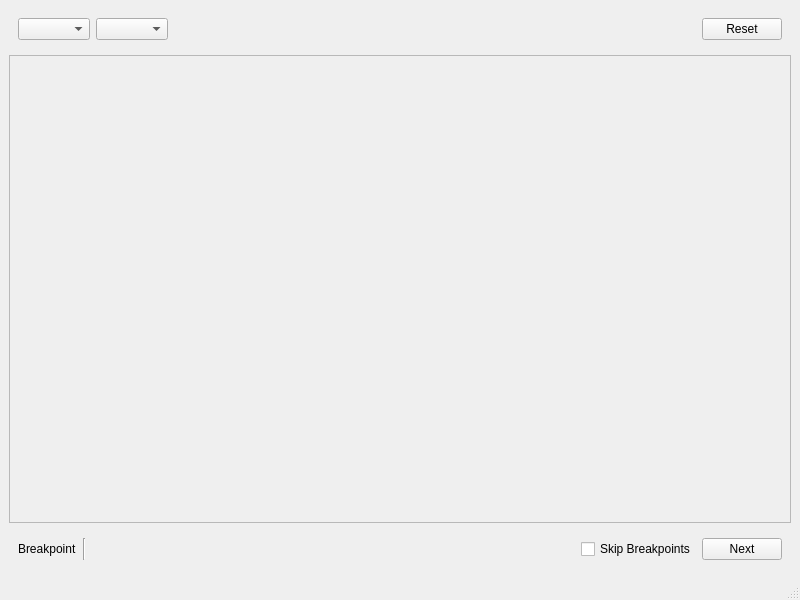
<?xml version="1.0" encoding="UTF-8"?>
<ui version="4.0">
 <class>MainWindow</class>
 <widget class="QMainWindow" name="MainWindow">
  <property name="geometry">
   <rect>
    <x>0</x>
    <y>0</y>
    <width>800</width>
    <height>600</height>
   </rect>
  </property>
  <property name="windowTitle">
   <string>Arduino Serial Debugger</string>
  </property>
  <widget class="QWidget" name="centralwidget">
   <layout class="QVBoxLayout" name="verticalLayout_2">
    <item>
     <widget class="QWidget" name="widget" native="true">
      <layout class="QHBoxLayout" name="horizontalLayout">
       <item>
        <widget class="QComboBox" name="cb_port"/>
       </item>
       <item>
        <widget class="QComboBox" name="cb_baud"/>
       </item>
       <item>
        <spacer name="horizontalSpacer">
         <property name="orientation">
          <enum>Qt::Horizontal</enum>
         </property>
         <property name="sizeHint" stdset="0">
          <size>
           <width>40</width>
           <height>20</height>
          </size>
         </property>
        </spacer>
       </item>
       <item>
        <widget class="QPushButton" name="btn_reset">
         <property name="text">
          <string>Reset</string>
         </property>
        </widget>
       </item>
      </layout>
     </widget>
    </item>
    <item>
     <widget class="QScrollArea" name="maincontainer">
      <property name="widgetResizable">
       <bool>true</bool>
      </property>
      <widget class="QWidget" name="scrollAreaWidgetContents">
       <property name="geometry">
        <rect>
         <x>0</x>
         <y>0</y>
         <width>780</width>
         <height>466</height>
        </rect>
       </property>
       <layout class="QVBoxLayout" name="verticalLayout"/>
      </widget>
     </widget>
    </item>
    <item>
     <widget class="QWidget" name="widget_2" native="true">
      <layout class="QHBoxLayout" name="horizontalLayout_2">
       <item>
        <widget class="QLabel" name="lbl_breakpoint">
         <property name="text">
          <string>Breakpoint</string>
         </property>
        </widget>
       </item>
       <item>
        <widget class="Line" name="line">
         <property name="orientation">
          <enum>Qt::Vertical</enum>
         </property>
        </widget>
       </item>
       <item>
        <spacer name="horizontalSpacer_2">
         <property name="orientation">
          <enum>Qt::Horizontal</enum>
         </property>
         <property name="sizeHint" stdset="0">
          <size>
           <width>40</width>
           <height>20</height>
          </size>
         </property>
        </spacer>
       </item>
       <item>
        <widget class="QCheckBox" name="cb_skip">
         <property name="text">
          <string>Skip Breakpoints</string>
         </property>
        </widget>
       </item>
       <item>
        <widget class="QPushButton" name="btn_next">
         <property name="text">
          <string>Next</string>
         </property>
        </widget>
       </item>
      </layout>
     </widget>
    </item>
   </layout>
  </widget>
  <widget class="QStatusBar" name="statusbar"/>
 </widget>
 <resources/>
 <connections/>
</ui>
